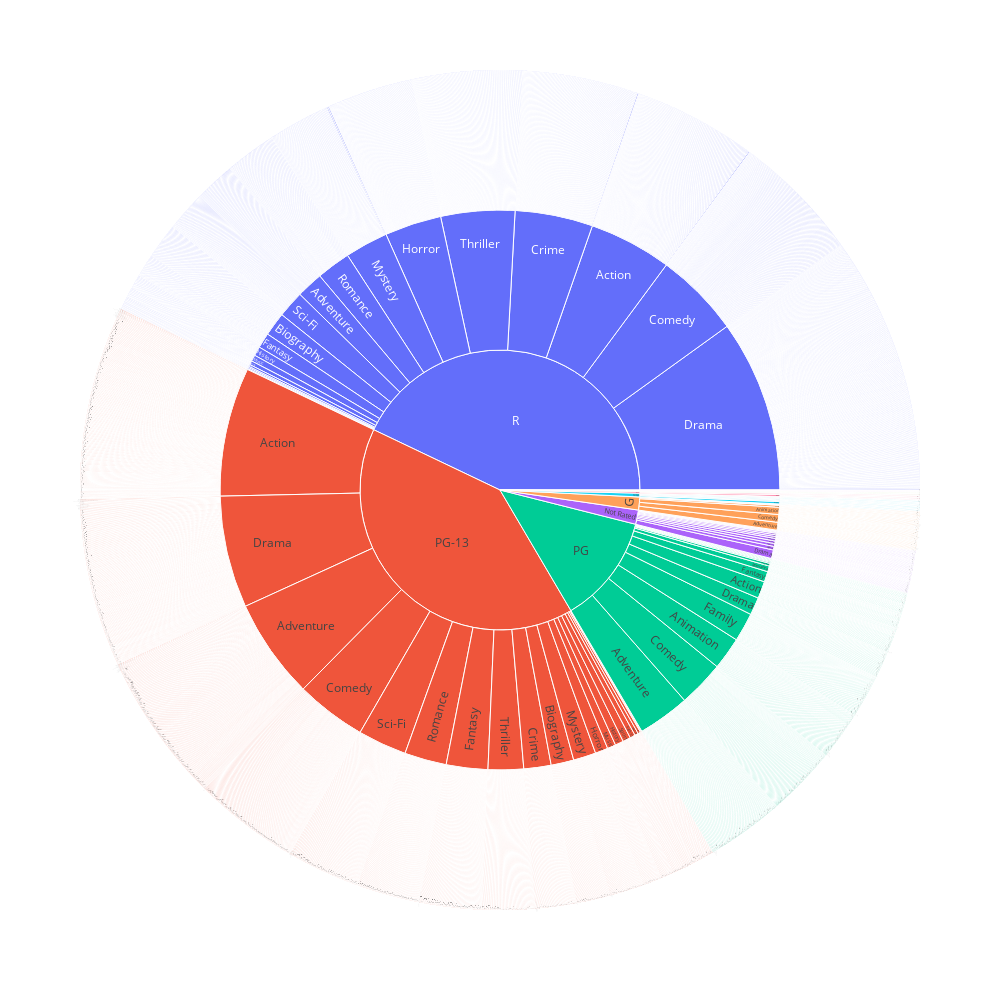

Write notebook code for a chart like this one.
### Code cell
burst = px.sunburst(temp_df, 
                    path=['Certificate', 'Genre', 'Title'], 
                    values='Rating',
                    width=1000, 
                    height=1000
                    )

burst.show()

### Figure 1 — Plotly figure (JSON) as saved in the notebook; plotly's stock layout.template omitted (floating-point values rounded to 4 significant figures; data arrays with more than 128 entries replaced by an {"elided": "..."} marker saying what was removed)
{"data": [{"branchvalues": "total", "domain": {"x": [0, 1], "y": [0, 1]}, "hovertemplate": "labels=%{label}<br>Rating=%{value}<br>parent=%{parent}<br>id=%{id}<extra></extra>", "ids": {"elided": "4503 str values"}, "labels": {"elided": "4503 str values"}, "name": "", "parents": {"elided": "4503 str values"}, "type": "sunburst", "values": {"elided": "4503 float values"}}], "layout": {"height": 1000, "legend": {"tracegroupgap": 0}, "margin": {"t": 60}, "width": 1000}}
